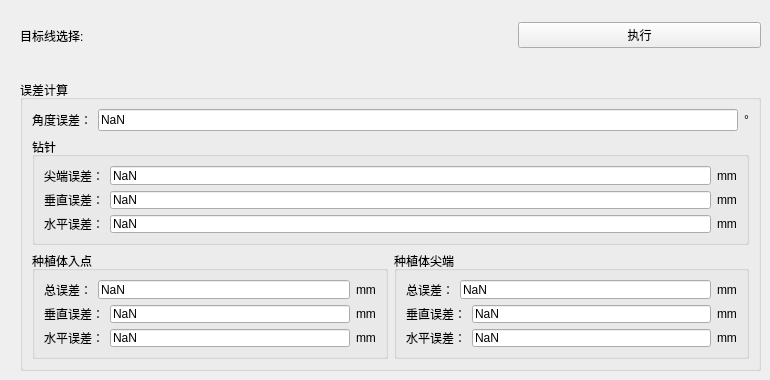
     <widget class="QWidget" name="tab">
      <attribute name="title">
       <string>导航定位</string>
      </attribute>
      <widget class="QWidget" name="layoutWidget">
       <property name="geometry">
        <rect>
         <x>20</x>
         <y>20</y>
         <width>741</width>
         <height>31</height>
        </rect>
       </property>
       <layout class="QHBoxLayout" name="horizontalLayout_137">
        <item>
         <widget class="QLabel" name="label_167">
          <property name="text">
           <string>目标线选择: </string>
          </property>
         </widget>
        </item>
        <item>
         <widget class="QmitkSingleNodeSelectionWidget" name="mitkNodeSelectWidget_imageTargetLine" native="true"/>
        </item>
        <item>
         <widget class="QPushButton" name="pushButton_confirmImageTargetLine">
          <property name="enabled">
           <bool>true</bool>
          </property>
          <property name="text">
           <string>执行</string>
          </property>
         </widget>
        </item>
       </layout>
      </widget>
      <widget class="QGroupBox" name="groupBox_37">
       <property name="geometry">
        <rect>
         <x>20</x>
         <y>80</y>
         <width>741</width>
         <height>291</height>
        </rect>
       </property>
       <property name="title">
        <string>误差计算</string>
       </property>
       <layout class="QGridLayout" name="gridLayout_2">
        <item row="2" column="1">
         <widget class="QGroupBox" name="groupBox_44">
          <property name="title">
           <string>种植体尖端</string>
          </property>
          <layout class="QGridLayout" name="gridLayout_51">
           <item row="0" column="0">
            <layout class="QHBoxLayout" name="horizontalLayout_159">
             <item>
              <widget class="QLabel" name="label_385">
               <property name="text">
                <string>总误差：</string>
               </property>
              </widget>
             </item>
             <item>
              <widget class="QLineEdit" name="lineEdit_apexTotalError">
               <property name="text">
                <string>NaN</string>
               </property>
              </widget>
             </item>
             <item>
              <widget class="QLabel" name="label_386">
               <property name="text">
                <string>mm</string>
               </property>
              </widget>
             </item>
            </layout>
           </item>
           <item row="1" column="0">
            <layout class="QHBoxLayout" name="horizontalLayout_160">
             <item>
              <widget class="QLabel" name="label_387">
               <property name="text">
                <string>垂直误差：</string>
               </property>
              </widget>
             </item>
             <item>
              <widget class="QLineEdit" name="lineEdit_apexVertError">
               <property name="text">
                <string>NaN</string>
               </property>
              </widget>
             </item>
             <item>
              <widget class="QLabel" name="label_388">
               <property name="text">
                <string>mm</string>
               </property>
              </widget>
             </item>
            </layout>
           </item>
           <item row="2" column="0">
            <layout class="QHBoxLayout" name="horizontalLayout_161">
             <item>
              <widget class="QLabel" name="label_389">
               <property name="text">
                <string>水平误差：</string>
               </property>
              </widget>
             </item>
             <item>
              <widget class="QLineEdit" name="lineEdit_apexHoriError">
               <property name="text">
                <string>NaN</string>
               </property>
              </widget>
             </item>
             <item>
              <widget class="QLabel" name="label_390">
               <property name="text">
                <string>mm</string>
               </property>
              </widget>
             </item>
            </layout>
           </item>
          </layout>
         </widget>
        </item>
        <item row="0" column="0" colspan="2">
         <layout class="QHBoxLayout" name="horizontalLayout_144">
          <item>
           <widget class="QLabel" name="label_360">
            <property name="text">
             <string>角度误差：</string>
            </property>
           </widget>
          </item>
          <item>
           <widget class="QLineEdit" name="lineEdit_angleError">
            <property name="text">
             <string>NaN</string>
            </property>
           </widget>
          </item>
          <item>
           <widget class="QLabel" name="label_361">
            <property name="text">
             <string>°</string>
            </property>
           </widget>
          </item>
         </layout>
        </item>
        <item row="2" column="0">
         <widget class="QGroupBox" name="groupBox_43">
          <property name="title">
           <string>种植体入点</string>
          </property>
          <layout class="QGridLayout" name="gridLayout_50">
           <item row="0" column="0">
            <layout class="QHBoxLayout" name="horizontalLayout_151">
             <item>
              <widget class="QLabel" name="label_371">
               <property name="text">
                <string>总误差：</string>
               </property>
              </widget>
             </item>
             <item>
              <widget class="QLineEdit" name="lineEdit_entryTotalError">
               <property name="text">
                <string>NaN</string>
               </property>
              </widget>
             </item>
             <item>
              <widget class="QLabel" name="label_372">
               <property name="text">
                <string>mm</string>
               </property>
              </widget>
             </item>
            </layout>
           </item>
           <item row="1" column="0">
            <layout class="QHBoxLayout" name="horizontalLayout_157">
             <item>
              <widget class="QLabel" name="label_373">
               <property name="text">
                <string>垂直误差：</string>
               </property>
              </widget>
             </item>
             <item>
              <widget class="QLineEdit" name="lineEdit_entryVertError">
               <property name="text">
                <string>NaN</string>
               </property>
              </widget>
             </item>
             <item>
              <widget class="QLabel" name="label_382">
               <property name="text">
                <string>mm</string>
               </property>
              </widget>
             </item>
            </layout>
           </item>
           <item row="2" column="0">
            <layout class="QHBoxLayout" name="horizontalLayout_158">
             <item>
              <widget class="QLabel" name="label_383">
               <property name="text">
                <string>水平误差：</string>
               </property>
              </widget>
             </item>
             <item>
              <widget class="QLineEdit" name="lineEdit_entryHoriError">
               <property name="text">
                <string>NaN</string>
               </property>
              </widget>
             </item>
             <item>
              <widget class="QLabel" name="label_384">
               <property name="text">
                <string>mm</string>
               </property>
              </widget>
             </item>
            </layout>
           </item>
          </layout>
         </widget>
        </item>
        <item row="1" column="0" colspan="2">
         <widget class="QGroupBox" name="groupBox_45">
          <property name="title">
           <string>钻针</string>
          </property>
          <layout class="QGridLayout" name="gridLayout_46">
           <item row="0" column="0">
            <layout class="QHBoxLayout" name="horizontalLayout_147">
             <item>
              <widget class="QLabel" name="label_374">
               <property name="text">
                <string>尖端误差：</string>
               </property>
              </widget>
             </item>
             <item>
              <widget class="QLineEdit" name="lineEdit_drillTipTotalError">
               <property name="text">
                <string>NaN</string>
               </property>
              </widget>
             </item>
             <item>
              <widget class="QLabel" name="label_375">
               <property name="text">
                <string>mm</string>
               </property>
              </widget>
             </item>
            </layout>
           </item>
           <item row="1" column="0">
            <layout class="QHBoxLayout" name="horizontalLayout_150">
             <item>
              <widget class="QLabel" name="label_376">
               <property name="text">
                <string>垂直误差：</string>
               </property>
              </widget>
             </item>
             <item>
              <widget class="QLineEdit" name="lineEdit_drillTipVertError">
               <property name="text">
                <string>NaN</string>
               </property>
              </widget>
             </item>
             <item>
              <widget class="QLabel" name="label_377">
               <property name="text">
                <string>mm</string>
               </property>
              </widget>
             </item>
            </layout>
           </item>
           <item row="2" column="0">
            <layout class="QHBoxLayout" name="horizontalLayout_152">
             <item>
              <widget class="QLabel" name="label_378">
               <property name="text">
                <string>水平误差：</string>
               </property>
              </widget>
             </item>
             <item>
              <widget class="QLineEdit" name="lineEdit_drillTipHoriError">
               <property name="text">
                <string>NaN</string>
               </property>
              </widget>
             </item>
             <item>
              <widget class="QLabel" name="label_379">
               <property name="text">
                <string>mm</string>
               </property>
              </widget>
             </item>
            </layout>
           </item>
          </layout>
         </widget>
        </item>
       </layout>
      </widget>
     </widget>
